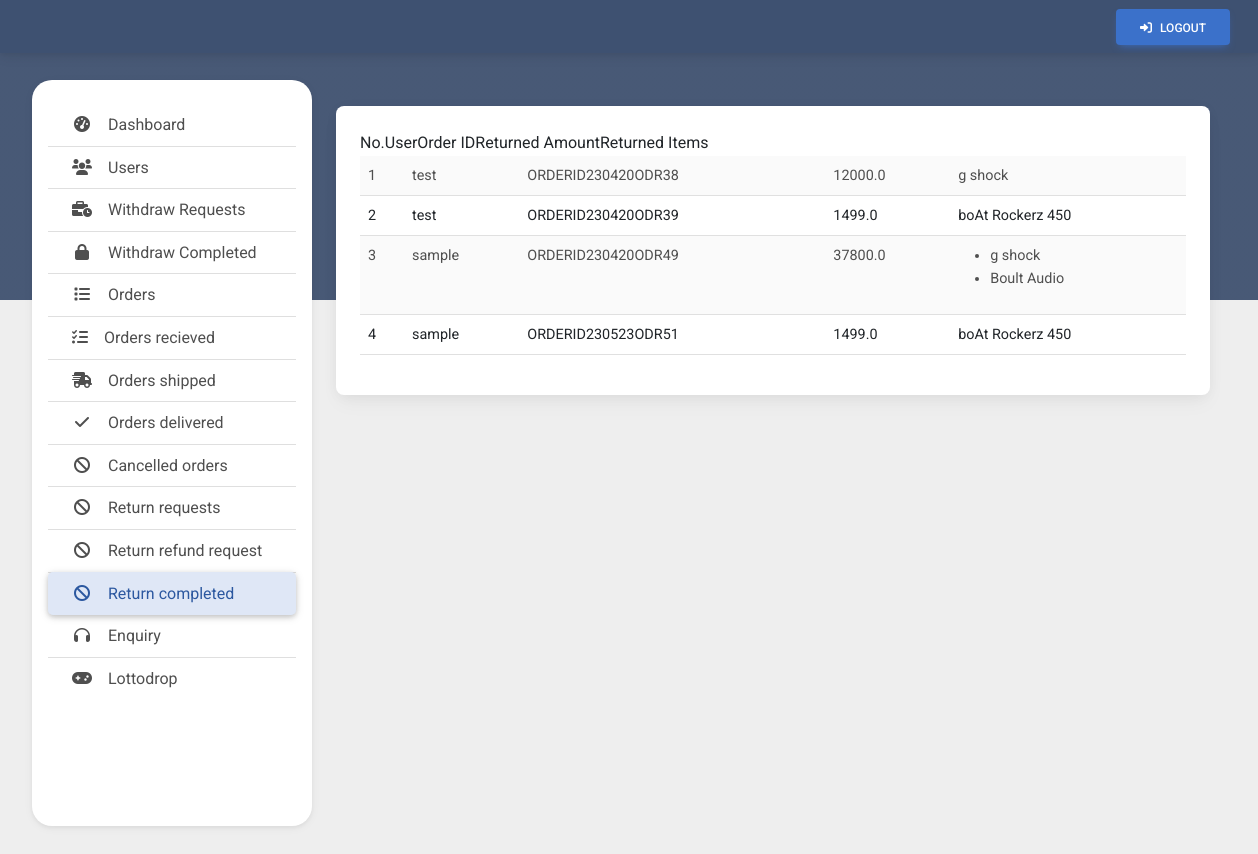
The app's page /admin-page/returnCompleted with its own data.
### userHomePage/models.py (models this page shows, shortened)
class Order(models.Model):
    user = models.ForeignKey(User,on_delete=models.CASCADE)
    items = models.ManyToManyField(OrderItem)
    start_date = models.DateTimeField(auto_now_add=True)
    ordered_date = models.DateTimeField(null=True,blank=True)
    coin_discount = models.FloatField(default=0.0,null=True,blank=True)
    coupon_discount = models.FloatField(default=0.0,null=True,blank=True)
    ordered = models.BooleanField(default=False)
    order_id = models.CharField(max_length=100,unique=True,default=None,blank=True,null=True)
    date_time_of_Payment = models.DateTimeField(null=True,blank=True)
    order_recieved = models.BooleanField(default=False)
    order_shipped = models.BooleanField(default=False)
    order_delivered = models.BooleanField(default=False)
    order_expected_delivery_date = models.DateTimeField(max_length=200,null=True,blank=True)
    order_cancelled = models.BooleanField(default=False)
    tracking_id_title = models.CharField(max_length=255,null=True,blank=True)
    tracking_id = models.CharField(max_length=255,null=True,blank=True)
    order_cancelled_by_admin = models.BooleanField(default=False)
    order_return_requested = models.BooleanField(default=False)
    order_returned = models.BooleanField(default=False)
    returned_order_refund_requested = models.BooleanField(default=False)
    returned_order_refunded = models.BooleanField(default=False)
    razorpay_order_id = models.CharField(max_length=500,null=True,blank=True)
    razorpay_payment_id = models.CharField(max_length=500,null=True,blank=True)
    razorpay_signature = models.CharField(max_length=500,null=True,blank=True)
    def get_total_price(self):
        total = 0
        for order_item in self.items.all():
            total += order_item.get_final_price()
        return total
    def get_total_final_price(self):
        return self.get_total_price() - self.coin_discount - self.coupon_discount

class OrderItem(models.Model):
    user = models.ForeignKey(User,on_delete=models.CASCADE)
    ordered = models.BooleanField(default=False)
    product = models.ForeignKey(Products,on_delete=models.CASCADE)
    quantity = models.IntegerField(default=1)
    def get_total_item_price(self):
        return self.quantity * self.product.price
    def get_final_price(self):
        return self.get_total_item_price()

class Products(models.Model):
    category = models.ForeignKey(Categories,on_delete=models.CASCADE)
    product_title = models.CharField(max_length=255)
    name = models.CharField(max_length=255)
    brand = models.CharField(max_length=255,null=True,blank=True)
    mrp = models.FloatField(default=0.0)
    price = models.FloatField(default=0.0)
    description = models.TextField()
    image = models.ImageField(upload_to='products')

### adminHomePage/views.py (the view)
# urls.py: path('returnCompleted',views.returnCompleted,name='returnCompleted'),
def returnCompleted(request):
    get_datas = Order.objects.filter(order_returned = True,returned_order_refunded = True)
    return render(request,'admin-page/return-completed.html',{'datas':get_datas})

### adminHomePage/templates/admin-page/return-completed.html (shortened to what this page needs)
{% extends 'admin-page/base.html' %}
{% block content %}
<div class="card">
    <div class="card-body" style="max-width: 100%; overflow-x: scroll;">
        <table class="table table-striped table-hover table-sm">
            <tbody>
                {% for data in datas %}
                {% if data.items.all|length == 1 %}
                <tr>
                    <td>{{forloop.counter}}</td>
                    <td>{{data.user.username}}</td>
                    <td>{{data.order_id}}</td>
                    <td>{{data.get_total_final_price}}</td>
                    <td>{{data.items.first.product.name}}</td>
                </tr>
                {% else %}
                <tr>
                    <td>{{forloop.counter}}</td>
                    <td>{{data.user.username}}</td>
                    <td>{{data.order_id}}</td>
                    <td>{{data.get_total_final_price}}</td>
                    <td>
                        <ul>
                            {% for item in data.items.all %}
                            <li>{{item.product.name}}</li>
                            {% endfor %}
                        </ul>
                    </td>
                </tr>
                {% endif %}
                {% endfor %}
            </tbody>
        </table>
    </div>
</div>
{% endblock %}

### adminHomePage/templates/admin-page/base.html (style rules this page uses)
body { background-color: #eee; overflow-x: hidden; min-height: 100vh !important; background: linear-gradient(to bottom, rgba(52, 71, 103, .9) 35%, #eee 0%); }

### records on screen
Order: user.username "test", order_id "ORDERID230420ODR38", get_total_final_price "12000.0", items.first.product.name "g shock"
Order: user.username "test", order_id "ORDERID230420ODR39", get_total_final_price "1499.0", items.first.product.name "boAt Rockerz 450"
Order: user.username "sample", order_id "ORDERID230420ODR49", get_total_final_price "37800.0"
OrderItem: product.name "g shock"
OrderItem: product.name "Boult Audio"
Order: user.username "sample", order_id "ORDERID230523ODR51", get_total_final_price "1499.0", items.first.product.name "boAt Rockerz 450"
